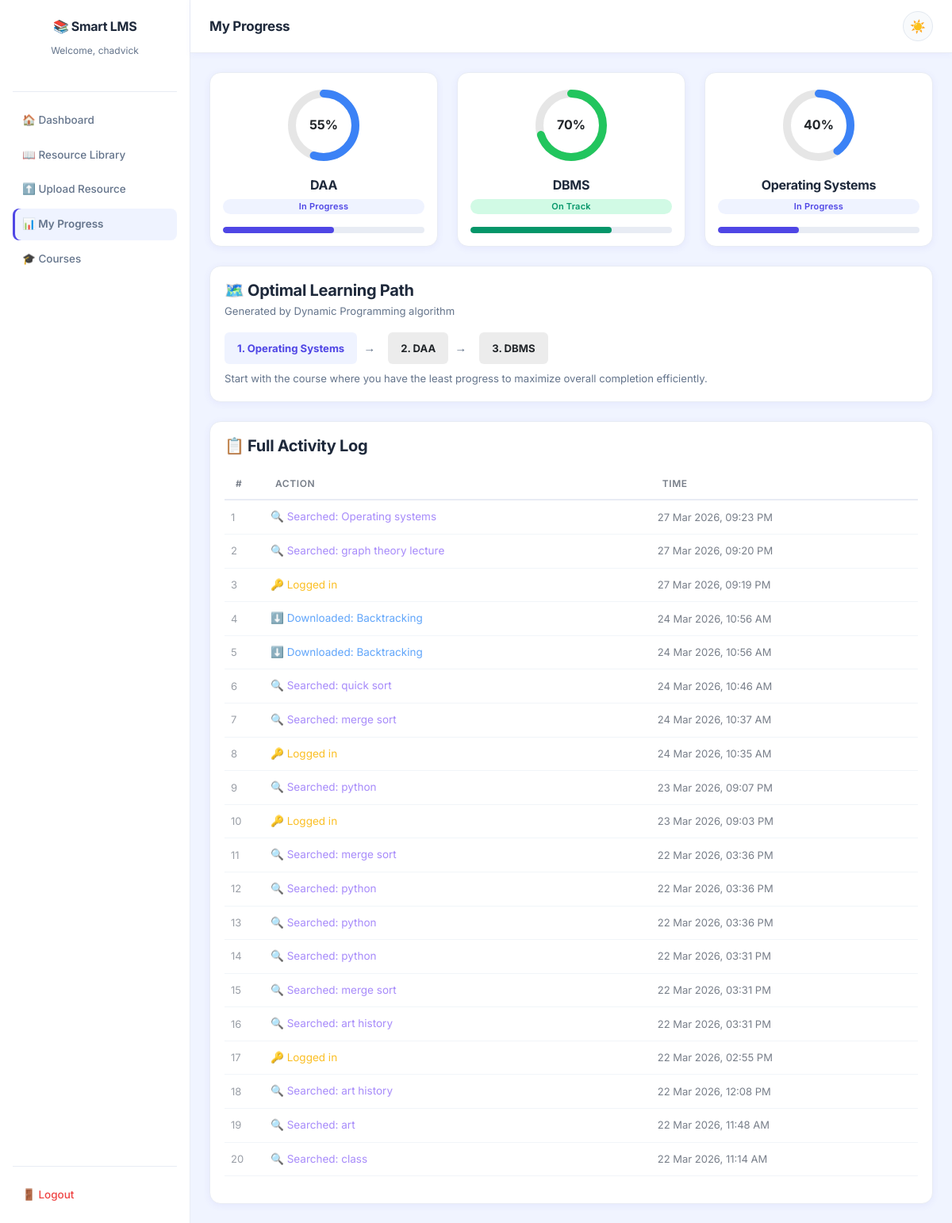
Screenshot of /progress (signed in) with the database file from the repository.
### tables this page shows
CREATE TABLE progress (
            progress_id           INTEGER PRIMARY KEY AUTOINCREMENT,
            student_id            INTEGER NOT NULL,
            course                TEXT NOT NULL,
            completion_percentage REAL DEFAULT 0,
            last_updated          TIMESTAMP DEFAULT CURRENT_TIMESTAMP,
            FOREIGN KEY (student_id) REFERENCES students(student_id)
        );

CREATE TABLE activity_logs (
            log_id      INTEGER PRIMARY KEY AUTOINCREMENT,
            student_id  INTEGER NOT NULL,
            action      TEXT NOT NULL,
            timestamp   TIMESTAMP DEFAULT CURRENT_TIMESTAMP,
            FOREIGN KEY (student_id) REFERENCES students(student_id)
        );

### app.py (the view)
@app.route('/progress')
def progress():
    if 'student_id' not in session:
        return redirect(url_for('login'))
    from database.db import get_student_progress, get_recent_activity
    from algorithms.dp import optimal_learning_path
    student_id    = session['student_id']
    progress_data = get_student_progress(student_id)
    activity      = get_recent_activity(student_id, limit=20)
    progress_list = [dict(p) for p in progress_data]
    learning_path = optimal_learning_path(progress_list)
    return render_template('progress.html',
                           student_name=session['student_name'],
                           progress=progress_data,
                           activity=activity,
                           learning_path=learning_path)

### templates/progress.html (shortened to what this page needs)
{% extends 'base.html' %}
{% block content %}
<div class="d-flex" style="min-height: 100vh;">
    <div class="sidebar d-flex flex-column p-3" style="width: 240px; min-height: 100vh; background-color: #1e293b;">
        <div class="text-center mb-4 mt-2">
            <h5 class="text-white fw-bold">📚 Smart LMS</h5>
            <small class="text-secondary">Welcome, {{ student_name }}</small>
        </div>
        <hr class="text-secondary">
        <nav class="nav flex-column gap-1">
            <a href="/dashboard" class="nav-link text-secondary">🏠 Dashboard</a>
            <a href="/library"   class="nav-link text-secondary">📖 Resource Library</a>
            <a href="/upload"    class="nav-link text-secondary">⬆️ Upload Resource</a>
            <a href="/progress"  class="nav-link text-white active-link">📊 My Progress</a>
            <a href="/courses"   class="nav-link text-secondary">🎓 Courses</a>
        </nav>
        <div class="mt-auto">
            <hr class="text-secondary">
            <a href="/logout" class="nav-link text-danger">🚪 Logout</a>
        </div>
    </div>
    <div class="flex-grow-1 bg-light">
        <nav class="navbar navbar-light bg-white border-bottom px-4 py-3 d-flex justify-content-between align-items-center">
            <span class="navbar-brand mb-0 h5 fw-bold">My Progress</span>
            <button id="theme-toggle"
                    class="btn btn-sm theme-toggle-btn"
                    title="Toggle dark/light mode">
                <span id="theme-icon">🌙</span>
            </button>
        </nav>
        <div class="p-4">
            <div class="row g-4 mb-4">
                {% for p in progress %}
                <div class="col-md-4">
                    <div class="card border-0 shadow-sm text-center p-3">
                        <div class="position-relative d-inline-block mb-3"
                             style="width: 100px; height: 100px; margin: 0 auto;">
                            <svg viewBox="0 0 100 100" style="transform: rotate(-90deg);">
                                <circle cx="50" cy="50" r="40"
                                        fill="none" stroke="rgba(128,128,128,0.2)"
                                        stroke-width="10"/>
                                <circle cx="50" cy="50" r="40"
                                        fill="none"
                                        stroke="{% if p['completion_percentage'] >= 70 %}#22c55e{% elif p['completion_percentage'] >= 40 %}#3b82f6{% else %}#f59e0b{% endif %}"
                                        stroke-width="10"
                                        stroke-dasharray="{{ (p['completion_percentage'] / 100) * 251.2 }} 251.2"
                                        stroke-linecap="round"/>
                            </svg>
                            <div class="position-absolute top-50 start-50 translate-middle fw-bold"
                                 style="font-size: 16px;">
                                {{ p['completion_percentage']|int }}%
                            </div>
                        </div>
                        <h6 class="fw-bold">{{ p['course'] }}</h6>
                        {% if p['completion_percentage'] >= 70 %}
                            <span class="badge bg-success">On Track</span>
                        {% elif p['completion_percentage'] >= 40 %}
                            <span class="badge bg-primary">In Progress</span>
                        {% else %}
                            <span class="badge bg-warning text-dark">Just Started</span>
                        {% endif %}
                        <div class="progress mt-3" style="height: 8px;">
                            <div class="progress-bar
                                {% if p['completion_percentage'] >= 70 %}bg-success
                                {% elif p['completion_percentage'] >= 40 %}bg-primary
                                {% else %}bg-warning{% endif %}"
                                 style="width: {{ p['completion_percentage'] }}%">
                            </div>
                        </div>
                    </div>
                </div>
                {% endfor %}
            </div>
            <div class="card border-0 shadow-sm mb-4">
                <div class="card-body p-4">
                    <h5 class="fw-bold mb-1">🗺️ Optimal Learning Path</h5>
                    <small class="text-muted d-block mb-3">
                        Generated by Dynamic Programming algorithm
                    </small>
                    {% if learning_path %}
                        <div class="d-flex align-items-center flex-wrap gap-2">
                            {% for i, step in learning_path %}
                            <div class="d-flex align-items-center">
                                {% if loop.first %}
                                    <div class="px-3 py-2 rounded bg-primary text-white">
                                        <small class="fw-bold">{{ loop.index }}. {{ step }}</small>
                                    </div>
                                {% else %}
                                    <div class="px-3 py-2 rounded learning-step-card">
                                        <small class="fw-bold">{{ loop.index }}. {{ step }}</small>
                                    </div>
                                {% endif %}
                                {% if not loop.last %}
                                    <span class="mx-2 text-muted">→</span>
                                {% endif %}
                            </div>
                            {% endfor %}
                        </div>
                        <small class="text-muted mt-2 d-block">
                            Start with the course where you have the least progress
                            to maximize overall completion efficiently.
                        </small>
                    {% else %}
                        <p class="text-muted">Complete at least one course to generate your learning path.</p>
                    {% endif %}
                </div>
            </div>
            <div class="card border-0 shadow-sm">
                <div class="card-body p-4">
                    <h5 class="fw-bold mb-3">📋 Full Activity Log</h5>
                    {% if activity %}
                        <div class="table-responsive">
                            <table class="table table-hover table-sm activity-table">
                                <thead>
                                    <tr style="border-bottom: 2px solid rgba(128,128,128,0.2);">
                                        <th style="width:50px; opacity:0.6; font-size:12px;
                                                   text-transform:uppercase; letter-spacing:0.05em;">
                                            #
                                        </th>
                                        <th style="opacity:0.6; font-size:12px;
                                                   text-transform:uppercase; letter-spacing:0.05em;">
                                            Action
                                        </th>
                                        <th style="opacity:0.6; font-size:12px;
                                                   text-transform:uppercase; letter-spacing:0.05em;">
                                            Time
                                        </th>
                                    </tr>
                                </thead>
                                <tbody>
                                    {% for log in activity %}
                                    <tr style="border-bottom: 1px solid rgba(128,128,128,0.12);">
                                        <td style="font-size:13px; opacity:0.45; padding: 10px 8px;">
                                            {{ loop.index }}
                                        </td>
                                        <td style="padding: 10px 8px;">
                                            {% if 'Downloaded' in log['action'] %}
                                                <span style="color:#60a5fa;">⬇️ {{ log['action'] }}</span>
                                            {% elif 'Uploaded' in log['action'] %}
                                                <span style="color:#34d399;">⬆️ {{ log['action'] }}</span>
                                            {% elif 'Searched' in log['action'] %}
                                                <span style="color:#a78bfa;">🔍 {{ log['action'] }}</span>
                                            {% elif 'Logged in' in log['action'] %}
                                                <span style="color:#fbbf24;">🔑 {{ log['action'] }}</span>
                                            {% elif 'Logged out' in log['action'] %}
                                                <span style="color:#f87171;">🚪 {{ log['action'] }}</span>
                                            {% else %}
                                                <span style="opacity:0.8;">{{ log['action'] }}</span>
                                            {% endif %}
                                        </td>
                                        <td style="padding: 10px 8px; font-size:13px;
                                                   white-space:nowrap; opacity:0.6;">
                                            {{ log['timestamp'] | to_ist }}
                                        </td>
                                    </tr>
                                    {% endfor %}
                                </tbody>
                            </table>
                        </div>
                    {% else %}
                        <p class="text-muted">No activity recorded yet.</p>
                    {% endif %}
                </div>
            </div>
        </div>
    </div>
</div>
{% endblock %}

### rows the page displays
progress: completion_percentage "55", course "DAA", shows "In Progress"
progress: completion_percentage "70", course "DBMS", shows "On Track"
progress: completion_percentage "40", course "Operating Systems", shows "In Progress"
activity_logs: action "Searched: Operating systems", timestamp|to_ist "27 Mar 2026, 09:23 PM"
activity_logs: action "Searched: graph theory lecture", timestamp|to_ist "27 Mar 2026, 09:20 PM"
activity_logs: action "Logged in", timestamp|to_ist "27 Mar 2026, 09:19 PM"
activity_logs: action "Downloaded: Backtracking", timestamp|to_ist "24 Mar 2026, 10:56 AM"
activity_logs: action "Downloaded: Backtracking", timestamp|to_ist "24 Mar 2026, 10:56 AM"
activity_logs: action "Searched: quick sort", timestamp|to_ist "24 Mar 2026, 10:46 AM"
activity_logs: action "Searched: merge sort", timestamp|to_ist "24 Mar 2026, 10:37 AM"
activity_logs: action "Logged in", timestamp|to_ist "24 Mar 2026, 10:35 AM"
activity_logs: action "Searched: python", timestamp|to_ist "23 Mar 2026, 09:07 PM"
activity_logs: action "Logged in", timestamp|to_ist "23 Mar 2026, 09:03 PM"
activity_logs: action "Searched: merge sort", timestamp|to_ist "22 Mar 2026, 03:36 PM"
activity_logs: action "Searched: python", timestamp|to_ist "22 Mar 2026, 03:36 PM"
activity_logs: action "Searched: python", timestamp|to_ist "22 Mar 2026, 03:36 PM"
activity_logs: action "Searched: python", timestamp|to_ist "22 Mar 2026, 03:31 PM"
activity_logs: action "Searched: merge sort", timestamp|to_ist "22 Mar 2026, 03:31 PM"
activity_logs: action "Searched: art history", timestamp|to_ist "22 Mar 2026, 03:31 PM"
activity_logs: action "Logged in", timestamp|to_ist "22 Mar 2026, 02:55 PM"
activity_logs: action "Searched: art history", timestamp|to_ist "22 Mar 2026, 12:08 PM"
activity_logs: action "Searched: art", timestamp|to_ist "22 Mar 2026, 11:48 AM"
activity_logs: action "Searched: class", timestamp|to_ist "22 Mar 2026, 11:14 AM"

### other values shown
{{ student_name }} "chadvick"
